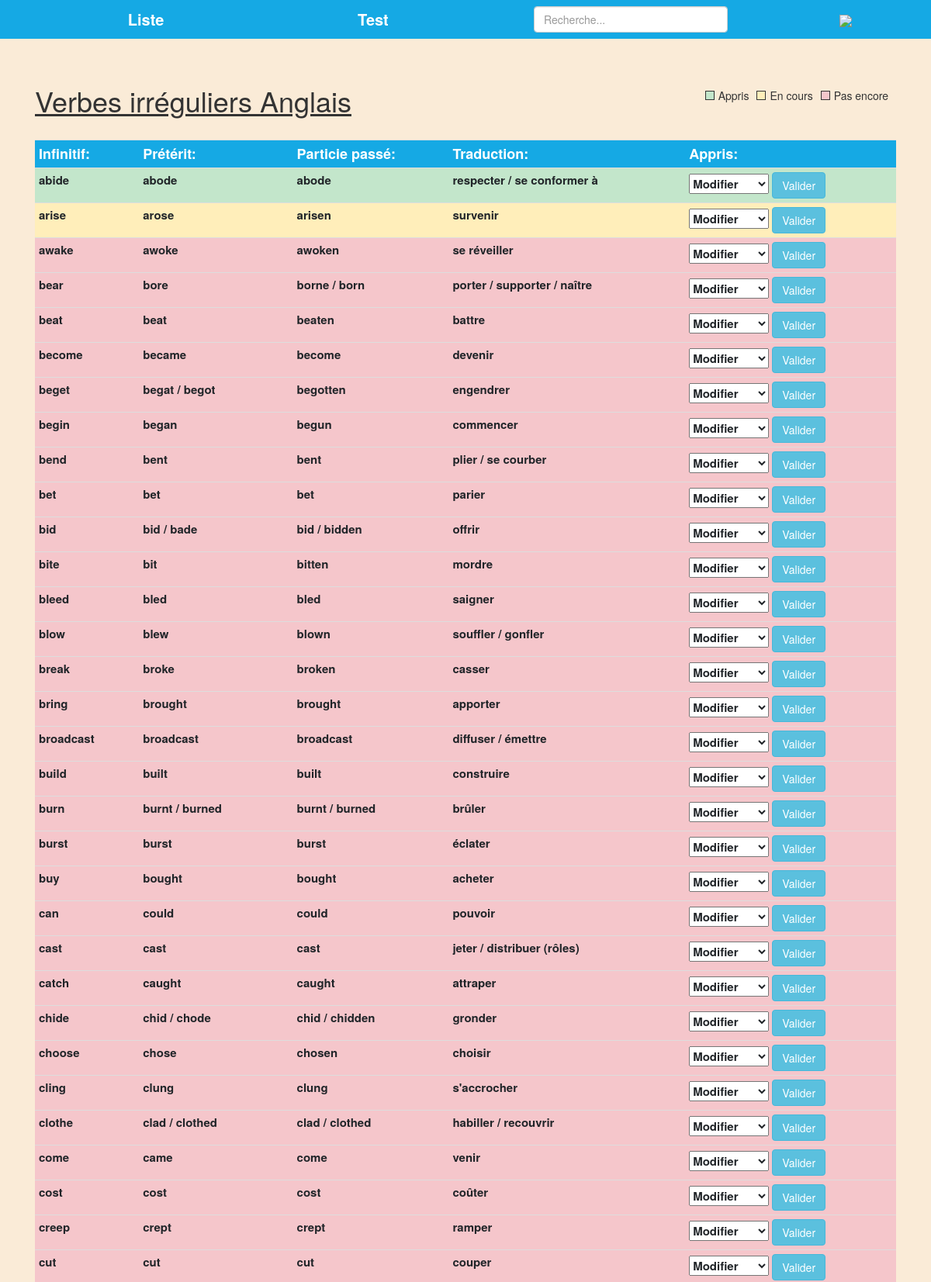
/index.php (signed in, upper part), run on the app's committed database.
### tables this page shows
CREATE TABLE `verbs` (
  `id` int(11) NOT NULL,
  `infinitive` varchar(255) NOT NULL,
  `simple_past` varchar(255) NOT NULL,
  `past_participle` varchar(255) NOT NULL,
  `translation` varchar(255) NOT NULL
);

### verb-list.php (the view, shortened to what this page needs)
<!DOCTYPE HTML>
<html>
<head>
	<link rel="stylesheet" href="css/list.css">
    <link rel="stylesheet" href="https://stackpath.bootstrapcdn.com/bootstrap/4.5.0/css/bootstrap.min.css">
</head>
<body>
<?php
	if(isset($_SESSION['id'])) {
        include('nav.php');
        ?>
        <div class="container">
            <div class="row table-head">
                <h1 class="col-md-8"> Verbes irréguliers Anglais </h1>
                <div class="col-md-4 legend-div">
                    <div class="box-legend learn table-success"></div>
                    <div class="legend-text">Appris</div>
                    <div class="box-legend learn table-warning"></div>
                    <div class="legend-text">En cours</div>
                    <div class="box-legend learn table-danger"></div>
                    <div class="legend-text">Pas encore</div>
                </div>
            </div>
            <div class="table">
                <table id="table" class="table table-condensed">
                    <tr class="th">
                        <th> Infinitif: </th>
                        <th> Prétérit: </th>
                        <th> Particie passé: </th>
                        <th> Traduction: </th>
                        <th> Appris: </th>
                    </tr>
                <?php
                require('database-connection.php');
                $getVerbStatus = $database->prepare("SELECT * FROM verbs_learned WHERE id_user = :id");
                $getVerbStatus->execute(array(
                    ":id" => $_SESSION['id']
                ));
                $idArray = [];
                $idIndex = 1;
                while($returnStatus = $getVerbStatus->fetch()) {
                    $idArray[$idIndex] = $returnStatus['status'];
                    $idIndex++;
                }
                $request = $database->query("SELECT * FROM verbs");
                $i = 1;
                while($return = $request->fetch()) {
                    if($idArray[$i] == 0) {
                        $class = "table-danger";
                    } elseif($idArray[$i] == 1) {
                        $class = "table-warning";
                    } else {
                        $class = "table-success";
                    }
                    $i++;
                    ?>
                    <tr class="<?php echo $class ?>">
                        <td><?php echo $return['infinitive']; ?></td>
                        <td><?php echo $return['simple_past']; ?></td>
                        <td><?php echo $return['past_participle']; ?></td>
                        <td><?php echo $return['translation']; ?></td>
                        <td>
                            <form method="post" action="change-verb-status.php">
                                <select name="learned">
                                    <option selected disabled>Modifier</option>
                                </select>
                                <input type="submit" value="Valider" class="btn btn-info">
                            </form>
                        </td>
                    </tr>
<?php
                }
	} else {
		header("Location:connection.php");
	}
?>
<link rel="stylesheet" type="text/css" href="//netdna.bootstrapcdn.com/bootstrap/3.1.1/css/bootstrap.min.css">
</body>
</html>

### index.php (shortened to what this page needs)
<?php
if(isset($_SESSION['id'])) {
    require('verb-list.php');
} else {
    require('connection.php');
}

### nav.php (shortened to what this page needs)
<nav class="row navbar">
    <div class="col-md-2 col-sm-2"><a href="verb-list.php" class="menu-link">Liste</a></div>
    <div class="col-md-2 col-sm-2"><a href="configuration-test.php" class="menu-link">Test</a></div>
    <div class="col-md-3 col-sm-4">
        <form method="post" action="search.php">
            <input type="search" name="search" id="search" class="form-control search" placeholder="Recherche...">
        </form>
    </div>
    <div class="dropdown show">
        <div class="col-md-2 col-sm-2">
        <a href="#" role="button" id="dropdownMenuLink" data-toggle="dropdown" aria-haspopup="true" aria-expanded="false">
            <img src="https://img.icons8.com/windows/64/000000/user-male-circle.png"/>
        </a>
    </div>
</nav>

### css/list.css (style rules this page uses)
body { margin: auto !important; max-width: 1500px; background-color: antiquewhite !important; }
nav { display: flex; background-color: #15a9e4; }
nav [class*='col-'] { text-align: center; }
h1 { text-decoration: underline; margin: 20px 0px; }
th { background-color: #15a9e4; font-size: 18px; color: #fff; }
td { font-size: 15px; font-weight: 600; }
.container { max-width: 1500px; }
.menu-link { color: #fff; cursor: pointer; font-size: 20px; font-weight: 600; }
.table-head { margin: 20px 0px; }
.legend-div { display: flex; justify-content: end; margin-top: 20px; }
.legend-text { margin-right: 10px; margin-top: 3px; }
.box-legend { width: 12px; height: 12px; margin-top: 7px; margin-right: 5px; border: 1px solid; }
.search { height: 30px; width: 20%; max-width: 250px; }
.btn { background-color: #15a9e4; font-weight: 600; color: #fff; }

### data on the page
verbs: infinitive "abide", simple_past "abode", past_participle "abode", translation "respecter / se conformer à"
verbs: infinitive "arise", simple_past "arose", past_participle "arisen", translation "survenir"
verbs: infinitive "awake", simple_past "awoke", past_participle "awoken", translation "se réveiller"
verbs: infinitive "bear", simple_past "bore", past_participle "borne / born", translation "porter / supporter / naître"
verbs: infinitive "beat", simple_past "beat", past_participle "beaten", translation "battre"
verbs: infinitive "become", simple_past "became", past_participle "become", translation "devenir"
verbs: infinitive "beget", simple_past "begat / begot", past_participle "begotten", translation "engendrer"
verbs: infinitive "begin", simple_past "began", past_participle "begun", translation "commencer"
verbs: infinitive "bend", simple_past "bent", past_participle "bent", translation "plier / se courber"
verbs: infinitive "bet", simple_past "bet", past_participle "bet", translation "parier"
verbs: infinitive "bid", simple_past "bid / bade", past_participle "bid / bidden", translation "offrir"
verbs: infinitive "bite", simple_past "bit", past_participle "bitten", translation "mordre"
verbs: infinitive "bleed", simple_past "bled", past_participle "bled", translation "saigner"
verbs: infinitive "blow", simple_past "blew", past_participle "blown", translation "souffler / gonfler"
verbs: infinitive "break", simple_past "broke", past_participle "broken", translation "casser"
verbs: infinitive "bring", simple_past "brought", past_participle "brought", translation "apporter"
verbs: infinitive "broadcast", simple_past "broadcast", past_participle "broadcast", translation "diffuser / émettre"
verbs: infinitive "build", simple_past "built", past_participle "built", translation "construire"
verbs: infinitive "burn", simple_past "burnt / burned", past_participle "burnt / burned", translation "brûler"
verbs: infinitive "burst", simple_past "burst", past_participle "burst", translation "éclater"
verbs: infinitive "buy", simple_past "bought", past_participle "bought", translation "acheter"
verbs: infinitive "can", simple_past "could", past_participle "could", translation "pouvoir"
verbs: infinitive "cast", simple_past "cast", past_participle "cast", translation "jeter / distribuer (rôles)"
verbs: infinitive "catch", simple_past "caught", past_participle "caught", translation "attraper"
verbs: infinitive "chide", simple_past "chid / chode", past_participle "chid / chidden", translation "gronder"
verbs: infinitive "choose", simple_past "chose", past_participle "chosen", translation "choisir"
verbs: infinitive "cling", simple_past "clung", past_participle "clung", translation "s'accrocher"
verbs: infinitive "clothe", simple_past "clad / clothed", past_participle "clad / clothed", translation "habiller / recouvrir"
verbs: infinitive "come", simple_past "came", past_participle "come", translation "venir"
verbs: infinitive "cost", simple_past "cost", past_participle "cost", translation "coûter"
verbs: infinitive "creep", simple_past "crept", past_participle "crept", translation "ramper"
verbs: infinitive "cut", simple_past "cut", past_participle "cut", translation "couper"
